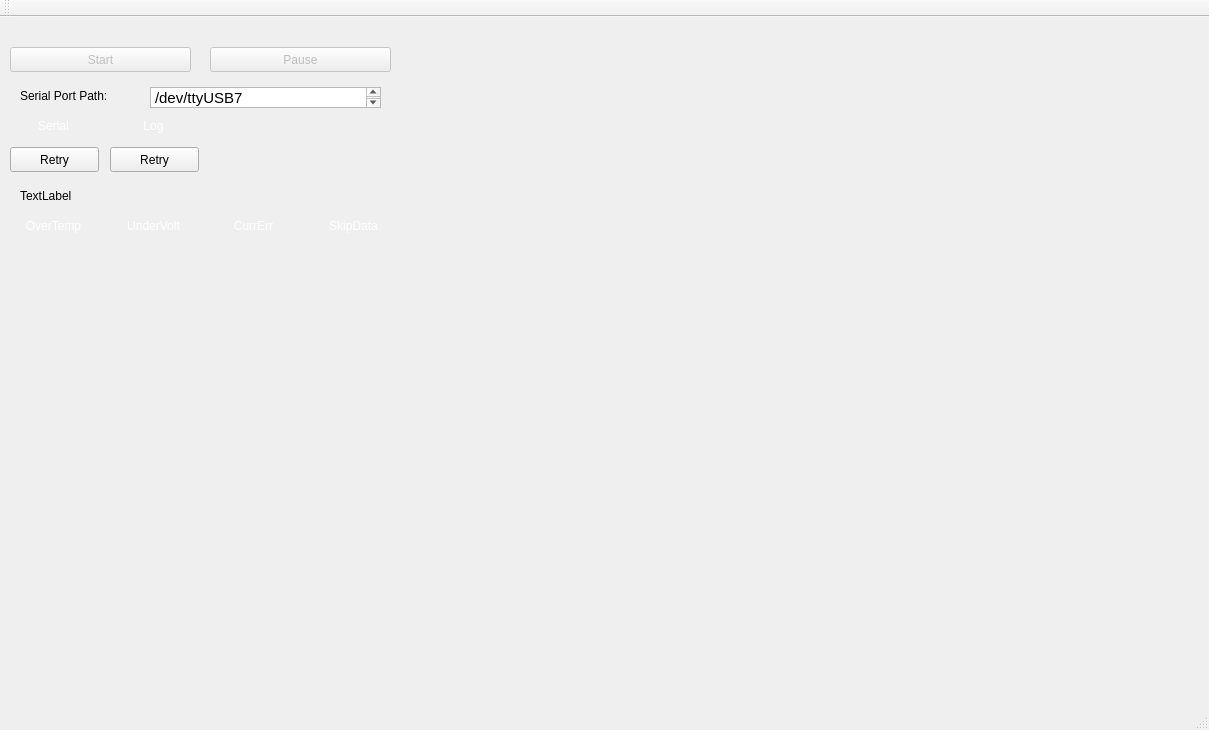
<?xml version="1.0" encoding="UTF-8"?>
<ui version="4.0">
 <class>MainWindow</class>
 <widget class="QMainWindow" name="MainWindow">
  <property name="geometry">
   <rect>
    <x>0</x>
    <y>0</y>
    <width>1209</width>
    <height>730</height>
   </rect>
  </property>
  <property name="windowTitle">
   <string>MainWindow</string>
  </property>
  <widget class="QWidget" name="centralWidget">
   <widget class="QCustomPlot" name="worstTempPlot" native="true">
    <property name="geometry">
     <rect>
      <x>420</x>
      <y>20</y>
      <width>791</width>
      <height>421</height>
     </rect>
    </property>
   </widget>
   <widget class="QCustomPlot" name="totalCurrPlot" native="true">
    <property name="geometry">
     <rect>
      <x>820</x>
      <y>460</y>
      <width>391</width>
      <height>201</height>
     </rect>
    </property>
   </widget>
   <widget class="QCustomPlot" name="branchCurrPlot" native="true">
    <property name="geometry">
     <rect>
      <x>420</x>
      <y>460</y>
      <width>381</width>
      <height>201</height>
     </rect>
    </property>
   </widget>
   <widget class="QPushButton" name="btnStart">
    <property name="enabled">
     <bool>false</bool>
    </property>
    <property name="geometry">
     <rect>
      <x>10</x>
      <y>30</y>
      <width>181</width>
      <height>25</height>
     </rect>
    </property>
    <property name="text">
     <string>Start</string>
    </property>
   </widget>
   <widget class="QPushButton" name="btnPause">
    <property name="enabled">
     <bool>false</bool>
    </property>
    <property name="geometry">
     <rect>
      <x>210</x>
      <y>30</y>
      <width>181</width>
      <height>25</height>
     </rect>
    </property>
    <property name="text">
     <string>Pause</string>
    </property>
   </widget>
   <widget class="QLabel" name="lblSerial">
    <property name="geometry">
     <rect>
      <x>20</x>
      <y>100</y>
      <width>67</width>
      <height>17</height>
     </rect>
    </property>
    <property name="palette">
     <palette>
      <active>
       <colorrole role="WindowText">
        <brush brushstyle="SolidPattern">
         <color alpha="255">
          <red>255</red>
          <green>255</green>
          <blue>255</blue>
         </color>
        </brush>
       </colorrole>
       <colorrole role="Text">
        <brush brushstyle="SolidPattern">
         <color alpha="255">
          <red>255</red>
          <green>255</green>
          <blue>255</blue>
         </color>
        </brush>
       </colorrole>
      </active>
      <inactive>
       <colorrole role="WindowText">
        <brush brushstyle="SolidPattern">
         <color alpha="255">
          <red>255</red>
          <green>255</green>
          <blue>255</blue>
         </color>
        </brush>
       </colorrole>
       <colorrole role="Text">
        <brush brushstyle="SolidPattern">
         <color alpha="255">
          <red>255</red>
          <green>255</green>
          <blue>255</blue>
         </color>
        </brush>
       </colorrole>
      </inactive>
      <disabled>
       <colorrole role="WindowText">
        <brush brushstyle="SolidPattern">
         <color alpha="255">
          <red>190</red>
          <green>190</green>
          <blue>190</blue>
         </color>
        </brush>
       </colorrole>
       <colorrole role="Text">
        <brush brushstyle="SolidPattern">
         <color alpha="255">
          <red>190</red>
          <green>190</green>
          <blue>190</blue>
         </color>
        </brush>
       </colorrole>
      </disabled>
     </palette>
    </property>
    <property name="autoFillBackground">
     <bool>true</bool>
    </property>
    <property name="text">
     <string>Serial</string>
    </property>
    <property name="scaledContents">
     <bool>false</bool>
    </property>
    <property name="alignment">
     <set>Qt::AlignCenter</set>
    </property>
    <property name="wordWrap">
     <bool>false</bool>
    </property>
   </widget>
   <widget class="QPushButton" name="btnSerialRetry">
    <property name="geometry">
     <rect>
      <x>10</x>
      <y>130</y>
      <width>89</width>
      <height>25</height>
     </rect>
    </property>
    <property name="text">
     <string>Retry</string>
    </property>
   </widget>
   <widget class="QLabel" name="lblFile">
    <property name="geometry">
     <rect>
      <x>20</x>
      <y>170</y>
      <width>371</width>
      <height>17</height>
     </rect>
    </property>
    <property name="text">
     <string>TextLabel</string>
    </property>
   </widget>
   <widget class="QLabel" name="lblLog">
    <property name="geometry">
     <rect>
      <x>120</x>
      <y>100</y>
      <width>67</width>
      <height>17</height>
     </rect>
    </property>
    <property name="palette">
     <palette>
      <active>
       <colorrole role="WindowText">
        <brush brushstyle="SolidPattern">
         <color alpha="255">
          <red>255</red>
          <green>255</green>
          <blue>255</blue>
         </color>
        </brush>
       </colorrole>
       <colorrole role="Text">
        <brush brushstyle="SolidPattern">
         <color alpha="255">
          <red>255</red>
          <green>255</green>
          <blue>255</blue>
         </color>
        </brush>
       </colorrole>
      </active>
      <inactive>
       <colorrole role="WindowText">
        <brush brushstyle="SolidPattern">
         <color alpha="255">
          <red>255</red>
          <green>255</green>
          <blue>255</blue>
         </color>
        </brush>
       </colorrole>
       <colorrole role="Text">
        <brush brushstyle="SolidPattern">
         <color alpha="255">
          <red>255</red>
          <green>255</green>
          <blue>255</blue>
         </color>
        </brush>
       </colorrole>
      </inactive>
      <disabled>
       <colorrole role="WindowText">
        <brush brushstyle="SolidPattern">
         <color alpha="255">
          <red>190</red>
          <green>190</green>
          <blue>190</blue>
         </color>
        </brush>
       </colorrole>
       <colorrole role="Text">
        <brush brushstyle="SolidPattern">
         <color alpha="255">
          <red>190</red>
          <green>190</green>
          <blue>190</blue>
         </color>
        </brush>
       </colorrole>
      </disabled>
     </palette>
    </property>
    <property name="autoFillBackground">
     <bool>true</bool>
    </property>
    <property name="text">
     <string>Log</string>
    </property>
    <property name="scaledContents">
     <bool>false</bool>
    </property>
    <property name="alignment">
     <set>Qt::AlignCenter</set>
    </property>
    <property name="wordWrap">
     <bool>false</bool>
    </property>
   </widget>
   <widget class="QPushButton" name="btnLogRetry">
    <property name="geometry">
     <rect>
      <x>110</x>
      <y>130</y>
      <width>89</width>
      <height>25</height>
     </rect>
    </property>
    <property name="text">
     <string>Retry</string>
    </property>
   </widget>
   <widget class="QLabel" name="lblTempErr">
    <property name="geometry">
     <rect>
      <x>20</x>
      <y>200</y>
      <width>67</width>
      <height>17</height>
     </rect>
    </property>
    <property name="palette">
     <palette>
      <active>
       <colorrole role="WindowText">
        <brush brushstyle="SolidPattern">
         <color alpha="255">
          <red>255</red>
          <green>255</green>
          <blue>255</blue>
         </color>
        </brush>
       </colorrole>
       <colorrole role="Text">
        <brush brushstyle="SolidPattern">
         <color alpha="255">
          <red>255</red>
          <green>255</green>
          <blue>255</blue>
         </color>
        </brush>
       </colorrole>
      </active>
      <inactive>
       <colorrole role="WindowText">
        <brush brushstyle="SolidPattern">
         <color alpha="255">
          <red>255</red>
          <green>255</green>
          <blue>255</blue>
         </color>
        </brush>
       </colorrole>
       <colorrole role="Text">
        <brush brushstyle="SolidPattern">
         <color alpha="255">
          <red>255</red>
          <green>255</green>
          <blue>255</blue>
         </color>
        </brush>
       </colorrole>
      </inactive>
      <disabled>
       <colorrole role="WindowText">
        <brush brushstyle="SolidPattern">
         <color alpha="255">
          <red>190</red>
          <green>190</green>
          <blue>190</blue>
         </color>
        </brush>
       </colorrole>
       <colorrole role="Text">
        <brush brushstyle="SolidPattern">
         <color alpha="255">
          <red>190</red>
          <green>190</green>
          <blue>190</blue>
         </color>
        </brush>
       </colorrole>
      </disabled>
     </palette>
    </property>
    <property name="autoFillBackground">
     <bool>true</bool>
    </property>
    <property name="text">
     <string>OverTemp</string>
    </property>
    <property name="scaledContents">
     <bool>false</bool>
    </property>
    <property name="alignment">
     <set>Qt::AlignCenter</set>
    </property>
    <property name="wordWrap">
     <bool>false</bool>
    </property>
   </widget>
   <widget class="QLabel" name="lblVoltErr">
    <property name="geometry">
     <rect>
      <x>120</x>
      <y>200</y>
      <width>67</width>
      <height>17</height>
     </rect>
    </property>
    <property name="palette">
     <palette>
      <active>
       <colorrole role="WindowText">
        <brush brushstyle="SolidPattern">
         <color alpha="255">
          <red>255</red>
          <green>255</green>
          <blue>255</blue>
         </color>
        </brush>
       </colorrole>
       <colorrole role="Text">
        <brush brushstyle="SolidPattern">
         <color alpha="255">
          <red>255</red>
          <green>255</green>
          <blue>255</blue>
         </color>
        </brush>
       </colorrole>
      </active>
      <inactive>
       <colorrole role="WindowText">
        <brush brushstyle="SolidPattern">
         <color alpha="255">
          <red>255</red>
          <green>255</green>
          <blue>255</blue>
         </color>
        </brush>
       </colorrole>
       <colorrole role="Text">
        <brush brushstyle="SolidPattern">
         <color alpha="255">
          <red>255</red>
          <green>255</green>
          <blue>255</blue>
         </color>
        </brush>
       </colorrole>
      </inactive>
      <disabled>
       <colorrole role="WindowText">
        <brush brushstyle="SolidPattern">
         <color alpha="255">
          <red>190</red>
          <green>190</green>
          <blue>190</blue>
         </color>
        </brush>
       </colorrole>
       <colorrole role="Text">
        <brush brushstyle="SolidPattern">
         <color alpha="255">
          <red>190</red>
          <green>190</green>
          <blue>190</blue>
         </color>
        </brush>
       </colorrole>
      </disabled>
     </palette>
    </property>
    <property name="autoFillBackground">
     <bool>true</bool>
    </property>
    <property name="text">
     <string>UnderVolt</string>
    </property>
    <property name="scaledContents">
     <bool>false</bool>
    </property>
    <property name="alignment">
     <set>Qt::AlignCenter</set>
    </property>
    <property name="wordWrap">
     <bool>false</bool>
    </property>
   </widget>
   <widget class="QLabel" name="lblCurrErr">
    <property name="geometry">
     <rect>
      <x>220</x>
      <y>200</y>
      <width>67</width>
      <height>17</height>
     </rect>
    </property>
    <property name="palette">
     <palette>
      <active>
       <colorrole role="WindowText">
        <brush brushstyle="SolidPattern">
         <color alpha="255">
          <red>255</red>
          <green>255</green>
          <blue>255</blue>
         </color>
        </brush>
       </colorrole>
       <colorrole role="Text">
        <brush brushstyle="SolidPattern">
         <color alpha="255">
          <red>255</red>
          <green>255</green>
          <blue>255</blue>
         </color>
        </brush>
       </colorrole>
      </active>
      <inactive>
       <colorrole role="WindowText">
        <brush brushstyle="SolidPattern">
         <color alpha="255">
          <red>255</red>
          <green>255</green>
          <blue>255</blue>
         </color>
        </brush>
       </colorrole>
       <colorrole role="Text">
        <brush brushstyle="SolidPattern">
         <color alpha="255">
          <red>255</red>
          <green>255</green>
          <blue>255</blue>
         </color>
        </brush>
       </colorrole>
      </inactive>
      <disabled>
       <colorrole role="WindowText">
        <brush brushstyle="SolidPattern">
         <color alpha="255">
          <red>190</red>
          <green>190</green>
          <blue>190</blue>
         </color>
        </brush>
       </colorrole>
       <colorrole role="Text">
        <brush brushstyle="SolidPattern">
         <color alpha="255">
          <red>190</red>
          <green>190</green>
          <blue>190</blue>
         </color>
        </brush>
       </colorrole>
      </disabled>
     </palette>
    </property>
    <property name="autoFillBackground">
     <bool>true</bool>
    </property>
    <property name="text">
     <string>CurrErr</string>
    </property>
    <property name="scaledContents">
     <bool>false</bool>
    </property>
    <property name="alignment">
     <set>Qt::AlignCenter</set>
    </property>
    <property name="wordWrap">
     <bool>false</bool>
    </property>
   </widget>
   <widget class="QLabel" name="lblSkippedData">
    <property name="geometry">
     <rect>
      <x>320</x>
      <y>200</y>
      <width>67</width>
      <height>17</height>
     </rect>
    </property>
    <property name="palette">
     <palette>
      <active>
       <colorrole role="WindowText">
        <brush brushstyle="SolidPattern">
         <color alpha="255">
          <red>255</red>
          <green>255</green>
          <blue>255</blue>
         </color>
        </brush>
       </colorrole>
       <colorrole role="Text">
        <brush brushstyle="SolidPattern">
         <color alpha="255">
          <red>255</red>
          <green>255</green>
          <blue>255</blue>
         </color>
        </brush>
       </colorrole>
      </active>
      <inactive>
       <colorrole role="WindowText">
        <brush brushstyle="SolidPattern">
         <color alpha="255">
          <red>255</red>
          <green>255</green>
          <blue>255</blue>
         </color>
        </brush>
       </colorrole>
       <colorrole role="Text">
        <brush brushstyle="SolidPattern">
         <color alpha="255">
          <red>255</red>
          <green>255</green>
          <blue>255</blue>
         </color>
        </brush>
       </colorrole>
      </inactive>
      <disabled>
       <colorrole role="WindowText">
        <brush brushstyle="SolidPattern">
         <color alpha="255">
          <red>190</red>
          <green>190</green>
          <blue>190</blue>
         </color>
        </brush>
       </colorrole>
       <colorrole role="Text">
        <brush brushstyle="SolidPattern">
         <color alpha="255">
          <red>190</red>
          <green>190</green>
          <blue>190</blue>
         </color>
        </brush>
       </colorrole>
      </disabled>
     </palette>
    </property>
    <property name="autoFillBackground">
     <bool>true</bool>
    </property>
    <property name="text">
     <string>SkipData</string>
    </property>
    <property name="scaledContents">
     <bool>false</bool>
    </property>
    <property name="alignment">
     <set>Qt::AlignCenter</set>
    </property>
    <property name="wordWrap">
     <bool>false</bool>
    </property>
   </widget>
   <widget class="QLabel" name="lblFile_2">
    <property name="geometry">
     <rect>
      <x>20</x>
      <y>70</y>
      <width>131</width>
      <height>17</height>
     </rect>
    </property>
    <property name="text">
     <string>Serial Port Path:</string>
    </property>
   </widget>
   <widget class="QTextEdit" name="txtSerialName">
    <property name="geometry">
     <rect>
      <x>150</x>
      <y>70</y>
      <width>231</width>
      <height>21</height>
     </rect>
    </property>
    <property name="html">
     <string>&lt;!DOCTYPE HTML PUBLIC &quot;-//W3C//DTD HTML 4.0//EN&quot; &quot;http://www.w3.org/TR/REC-html40/strict.dtd&quot;&gt;
&lt;html&gt;&lt;head&gt;&lt;meta name=&quot;qrichtext&quot; content=&quot;1&quot; /&gt;&lt;style type=&quot;text/css&quot;&gt;
p, li { white-space: pre-wrap; }
&lt;/style&gt;&lt;/head&gt;&lt;body style=&quot; font-family:'Ubuntu'; font-size:11pt; font-weight:400; font-style:normal;&quot;&gt;
&lt;p style=&quot; margin-top:0px; margin-bottom:0px; margin-left:0px; margin-right:0px; -qt-block-indent:0; text-indent:0px;&quot;&gt;/dev/ttyUSB7&lt;/p&gt;&lt;/body&gt;&lt;/html&gt;</string>
    </property>
   </widget>
   <widget class="QCustomPlot" name="voltControlPlot" native="true">
    <property name="geometry">
     <rect>
      <x>0</x>
      <y>240</y>
      <width>399</width>
      <height>199</height>
     </rect>
    </property>
    <property name="minimumSize">
     <size>
      <width>380</width>
      <height>0</height>
     </size>
    </property>
   </widget>
   <widget class="QCustomPlot" name="endurCurrPlot" native="true">
    <property name="geometry">
     <rect>
      <x>0</x>
      <y>460</y>
      <width>399</width>
      <height>199</height>
     </rect>
    </property>
    <property name="minimumSize">
     <size>
      <width>380</width>
      <height>0</height>
     </size>
    </property>
   </widget>
  </widget>
  <widget class="QMenuBar" name="menuBar">
   <property name="geometry">
    <rect>
     <x>0</x>
     <y>0</y>
     <width>1209</width>
     <height>22</height>
    </rect>
   </property>
  </widget>
  <widget class="QToolBar" name="mainToolBar">
   <attribute name="toolBarArea">
    <enum>TopToolBarArea</enum>
   </attribute>
   <attribute name="toolBarBreak">
    <bool>false</bool>
   </attribute>
  </widget>
  <widget class="QStatusBar" name="statusBar"/>
 </widget>
 <layoutdefault spacing="6" margin="11"/>
 <customwidgets>
  <customwidget>
   <class>QCustomPlot</class>
   <extends>QWidget</extends>
   <header>qcustomplot.h</header>
   <container>1</container>
  </customwidget>
 </customwidgets>
 <resources/>
 <connections/>
</ui>
